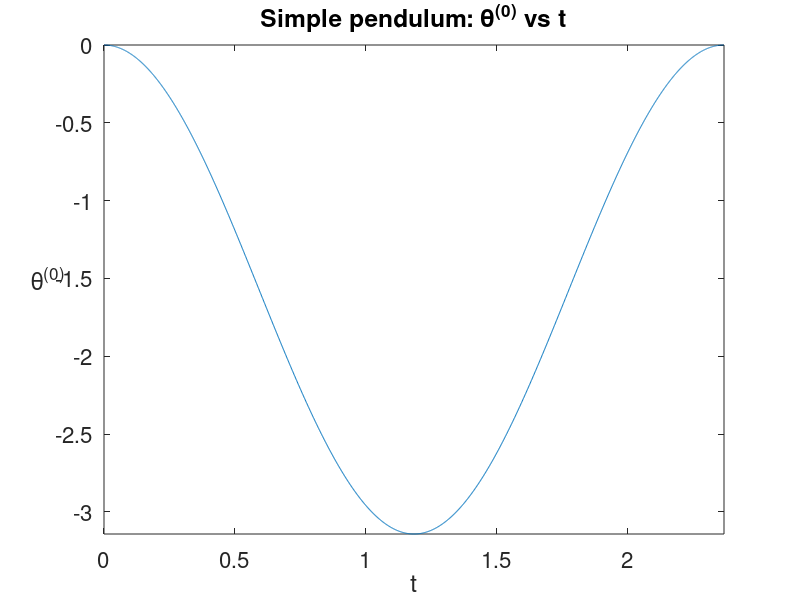
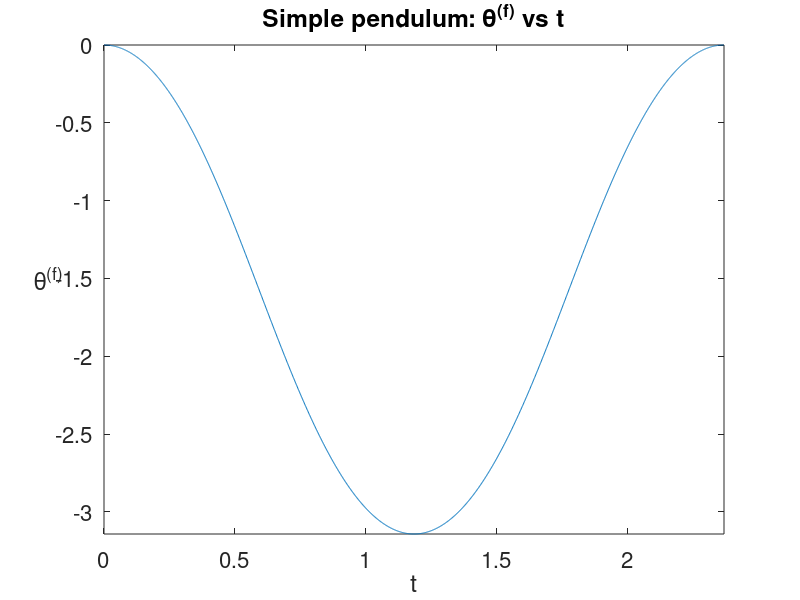
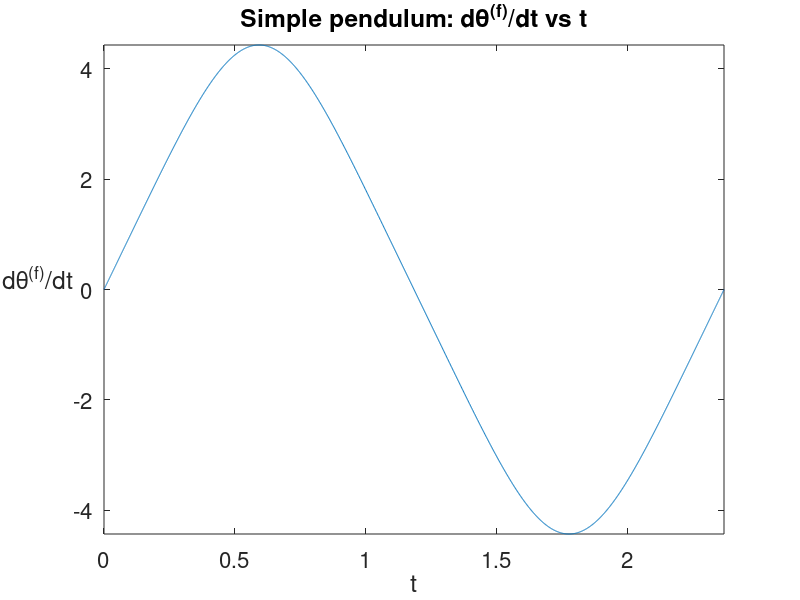
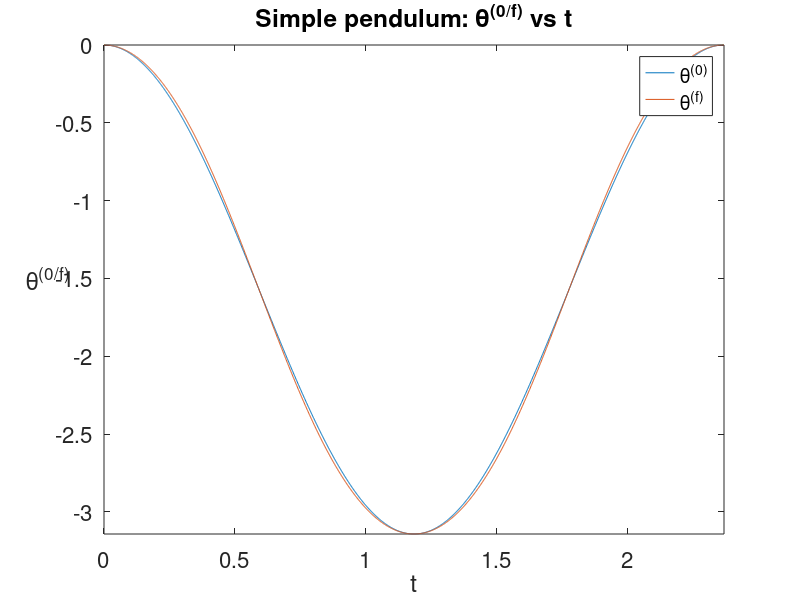

The MATLAB source for these figures, in order:
clear all
N         = 2.5e3;
Iter      = 5;
g         = 9.81;
l         = 1;
k         = 1:100;
period    = 4*sqrt(l/g)*(pi/2 + 2*pi*sum(exp(k*pi)./(1+exp(2*k*pi))));
theta0    = 0;
dtheta0   = 0;
n         = 0:N;
parat     = pi+n'*pi/N;
x         = cos(parat);
t         = period/2*(x+1);
T         = cos(parat*n);
% Now for arrays that do not include the endpoints
xsub      = x(2:N);
paratsub  = parat(2:N);
Tsub      = T(2:N,:);
Usub      = diag(1./sqrt(1-xsub.^2))*sin(paratsub*n);
dTsub     = Usub*diag(n);
dT        = [-(n.^2).*(-1).^(n); dTsub ; (n).^2];
D1        = 2/period*dT/T;
D2        = D1^2;
thetainit = -pi/2*(1-cos(2*pi/period*t));
theta     = zeros(N+1,Iter); 
theta(:,1)= thetainit;

for i=2:Iter
  dtheta=D1*theta(:,i-1);
  RHS=-D2*theta(:,i-1)-g/l*cos(theta(:,i-1));
  LHS=D2-g/l*diag(sin(theta(:,i-1)));
  LHS(1,1)=1;
  LHS(1,2:N+1)=0;
  LHS(N+1,:)=D1(1,:);
  % Initial conditions
  % designed to reverse any creeking in init. conds.
  RHS(1)=theta0-theta(1,i-1);
  RHS(N+1)=dtheta0-dtheta(1);
  delta(:,i-1)=LHS\RHS;
  theta(:,i)=theta(:,i-1)+delta(:,i-1);
  deltarms(i-1,1)=sqrt(delta(:,i-1)'*delta(:,i-1)/(N+1));
  clear RHS LHS dtheta;
endfor

%aend=a(:,end);
figure(1)
plot(t,thetainit);
title("Simple pendulum: \\theta^{(0)} vs t", "fontsize", 25);
xlabel("t", "fontsize", 20);
ylabel("\\theta^{(0)}", "fontsize", 20, "rotation", 0);
set(gca, 'fontsize', 16)
xlim([0 period]);
ylim([-pi 0]);
figure(2)
plot(t,theta(:,end))
title("Simple pendulum: \\theta^{(f)} vs t", "fontsize", 25)
xlabel("t", "fontsize", 20);
ylabel("\\theta^{(f)}", "fontsize", 20, "rotation", 0);
xlim([0 period]);
ylim([-pi 0]);
set(gca, 'fontsize', 16)
figure(3)
plot(t, D1*theta(:,end))
xlim([0 period])
ylim([-sqrt(2*g/l) sqrt(2*g/l)])
title("Simple pendulum: d\\theta^{(f)}/dt vs t", "fontsize", 25)
xlabel("t", "fontsize", 20);
h=ylabel("d\\theta^{(f)}/dt", "fontsize", 20, "rotation", 0);
pos = get(h, 'position');            % Get current [x, y, z] position
new_pos = pos;                       
new_pos(1) = new_pos(1) - 1.5/10;      % Shift left by 1.5 cm (0.01 m = 1/10 "normalized units")
set(h, 'position', new_pos);         % Apply new position
set(gca, 'fontsize', 16)
figure(4)
plot(t, [theta(:,1) theta(:,end)])
xlim([0 period])
ylim([-pi 0])
title("Simple pendulum: \\theta^{(0/f)} vs t", "fontsize", 25)
xlabel("t", "fontsize", 20);
ylabel("\\theta^{(0/f)}", "fontsize", 20, "rotation", 0);
set(gca, 'fontsize', 16)
legend('\theta^{(0)}', '\theta^{(f)}')
figure(5)
residual = D2*[theta(:,1) theta(:,end)]+ g/l*cos([theta(:,1) theta(:,end)]);
semilogy(t, abs(residual))
xlim([0 period])
ylim([min(min(abs(log10(abs(residual))))) max(max(log10(abs(residual))))])
title("Simple pendulum: residual vs t", "fontsize", 25)
xlabel("t", "fontsize", 20);
h=ylabel("Residual", "fontsize", 20, "rotation", 0);
pos = get(h, 'position');            % Get current [x, y, z] position
new_pos = pos;                       
new_pos(1) = new_pos(1) - 3/10;      % Shift left by 1.5 cm (0.01 m = 1/10 "normalized units")
set(h, 'position', new_pos);         % Apply new position
set(gca, 'fontsize', 16)
legend('\theta^{(0)}', '\theta^{(f)}')